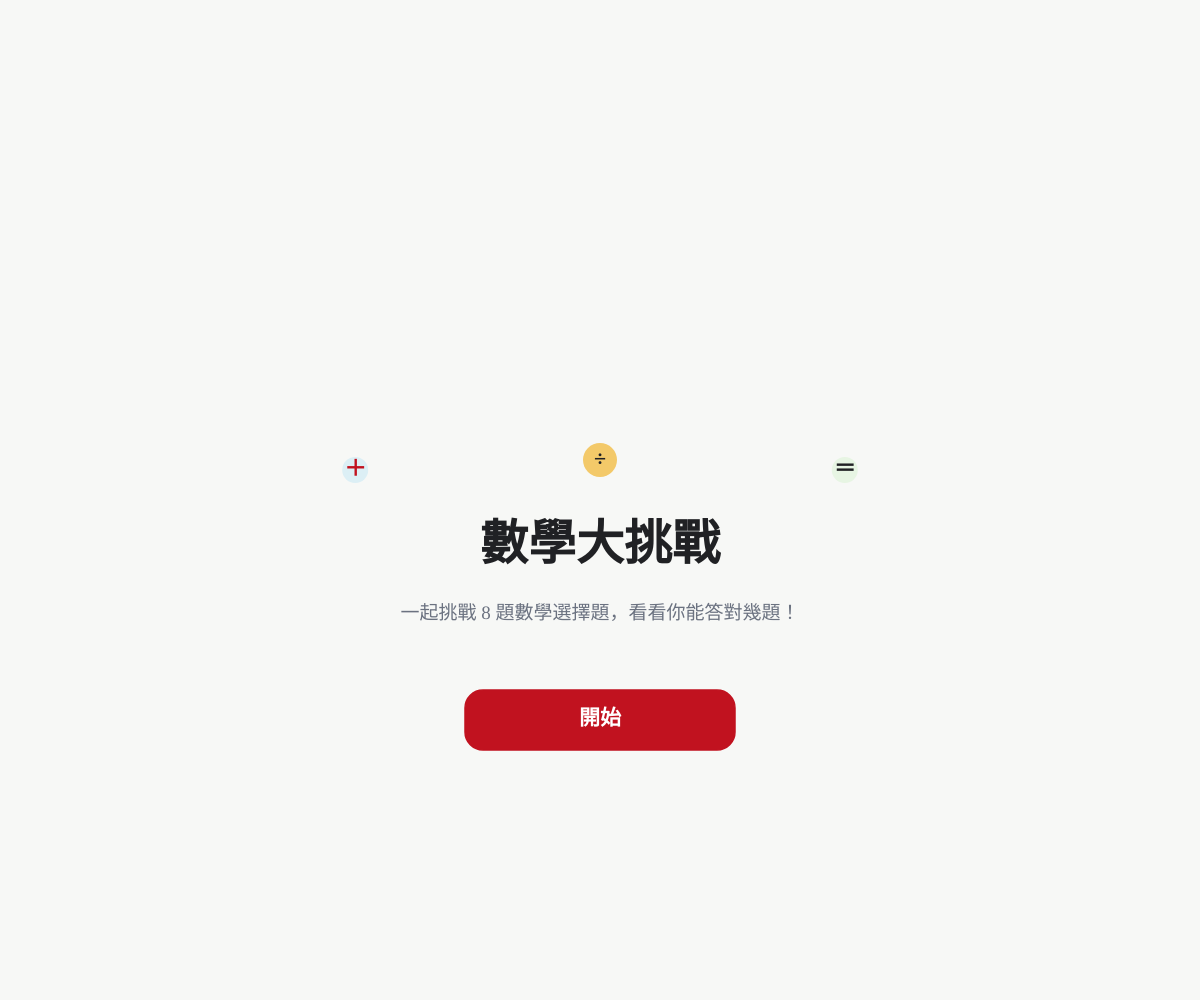
Frame 1 (no input)
Frame 60 (no input): identical to frame 1, image omitted
Frame 120 (the mouse pressed at the canvas centre since frame 60): identical to frame 1, image omitted

The p5.js sketch that drew this single still picture (run headless with seeded random() and noise() and a simulated clock; from frame 60 on, the mouse is pressed at the canvas centre):

// p5.js sketch
// ── sketch.js
// ============================== 數學大挑戰 ==============================
// 本檔案可直接貼入 p5.js Web Editor 的 sketch.js。
// 程式不依賴外部圖片、CSS、JavaScript、網路或其他檔案。

// ------------------------------ 固定設定 ------------------------------
const FONT_FAMILY = "Noto Sans TC, Microsoft JhengHei, sans-serif"; // 設定繁體中文優先字體。
const TOTAL_QUESTIONS = 8; // 設定測驗總題數。
const START_STATE = "start"; // 設定開始畫面的狀態名稱。
const QUIZ_STATE = "quiz"; // 設定作答畫面的狀態名稱。
const RESULT_STATE = "result"; // 設定成績畫面的狀態名稱。

const BG_COLOR = "#F7F8F6"; // 設定整體背景色。
const WHITE_COLOR = "#FFFFFF"; // 設定白色。
const TEXT_COLOR = "#202124"; // 設定主要文字色。
const MUTED_COLOR = "#6B7280"; // 設定次要文字色。
const RED_COLOR = "#C1121F"; // 設定主要紅色。
const RED_LIGHT_COLOR = "#FDE8E8"; // 設定答錯淡紅色。
const GREEN_COLOR = "#5E9F4D"; // 設定答對綠色。
const GREEN_LIGHT_COLOR = "#E7F5E3"; // 設定答對淡綠色。
const YELLOW_COLOR = "#F3C969"; // 設定黃色裝飾色。
const BLUE_LIGHT_COLOR = "#DCEFF5"; // 設定淡藍色裝飾色。
const BORDER_COLOR = "#E5E7EB"; // 設定邊框色。

// ------------------------------ 題目資料 ------------------------------
const questions = [
  { question: "356 + 278 = ?", options: ["635", "634", "632", "644"], answer: "634", explanation: "個位數相加超過 9，要進位。" },
  { question: "825 - 467 = ?", options: ["358", "348", "359", "357"], answer: "358", explanation: "個位數不夠減，要向十位借位。" },
  { question: "36 × 7 = ?", options: ["232", "242", "252", "262"], answer: "252", explanation: "7 乘以 6 得 42，要進位。" },
  { question: "648 ÷ 8 = ?", options: ["91", "71", "61", "81"], answer: "81", explanation: "8 × 81 = 648。" },
  { question: "125 + 36 × 4 = ?", options: ["259", "249", "269", "279"], answer: "269", explanation: "先乘除後加減：36 × 4 = 144，再加 125。" },
  { question: "(240 - 120) ÷ 6 + 35 = ?", options: ["56", "55", "54", "53"], answer: "55", explanation: "先算括號，再除法，最後加法。" },
  { question: "72 ÷ 8 + 6 × 3 = ?", options: ["27", "24", "30", "21"], answer: "27", explanation: "先做除法與乘法：72 ÷ 8 = 9、6 × 3 = 18，最後 9 + 18 = 27。" },
  { question: "450 - 125 + 36 = ?", options: ["361", "371", "381", "391"], answer: "361", explanation: "加減同級，依照由左到右計算：450 - 125 = 325，再加 36 = 361。" }
];

// ------------------------------ 遊戲狀態 ------------------------------
let appState = START_STATE; // 儲存目前畫面狀態，刻意不使用 screen 避免與瀏覽器全域名稱衝突。
let quizQuestions = []; // 儲存本次測驗專用的題目副本，避免修改原始題庫。
let questionIndex = 0; // 儲存目前題目的索引。
let selectedIndex = -1; // 儲存使用者選擇的選項索引。
let score = 0; // 儲存目前答對題數。
let answered = false; // 記錄目前題目是否已作答。
let pointerX = -1; // 儲存最後一次滑鼠或觸控的畫布 X 座標。
let pointerY = -1; // 儲存最後一次滑鼠或觸控的畫布 Y 座標。
let pressedUntil = 0; // 儲存按鈕 pressed 視覺效果的結束時間。
let lastInputTime = -1000; // 儲存最近一次輸入時間，避免觸控重複觸發滑鼠事件。
let audioContext = null; // 儲存可選用的 Web Audio 音效環境。

// ------------------------------ p5.js 生命週期 ------------------------------
function setup() {
  // 建立全螢幕畫布，確保 setup 一定會先完成基本畫面初始化。
  const canvasRenderer = createCanvas(windowWidth, windowHeight);

  // 設定畫布的觸控與文字選取行為，不讓瀏覽器手勢搶走操作。
  if (canvasRenderer && canvasRenderer.elt) {
    canvasRenderer.elt.style.touchAction = "none";
    canvasRenderer.elt.style.userSelect = "none";
    canvasRenderer.elt.setAttribute("aria-label", "數學大挑戰八題數學選擇題測驗");
  }

  // 設定所有繪圖函式共用的基本文字與矩形模式。
  textFont(FONT_FAMILY);
  textAlign(CENTER, CENTER);
  rectMode(CORNER);
  noStroke();

  // 將初始指標放到畫布外，避免一開始誤觸 hover 狀態。
  pointerX = -1;
  pointerY = -1;

  // 新舊版本 p5.js 都能安全執行：有 describe 才呼叫它。
  if (typeof describe === "function") {
    describe("數學大挑戰，八題四選一數學測驗");
  }
}

function draw() {
  // 每一幀先清除畫面，確保不會殘留上一個狀態的圖形。
  background(BG_COLOR);

  // 根據目前狀態繪製其中一個畫面，避免同時繪製多個畫面。
  if (appState === START_STATE) {
    drawStartScreen();
  } else if (appState === QUIZ_STATE) {
    drawQuizScreen();
  } else if (appState === RESULT_STATE) {
    drawResultScreen();
  } else {
    // 若狀態意外失效，回到可顯示的開始畫面而不是讓畫面停止。
    appState = START_STATE;
    drawStartScreen();
  }
}

function windowResized() {
  // 視窗大小改變時重新調整畫布，維持全螢幕響應式效果。
  resizeCanvas(max(1, windowWidth), max(1, windowHeight));
}

// ------------------------------ 版面計算 ------------------------------
function getLayout() {
  // 依畫布寬度判斷手機或桌面版面。
  const narrow = width < 520;
  const margin = constrain(width * 0.07, 18, 56);
  const contentWidth = max(240, min(width - margin * 2, 720));
  const centerX = width / 2;
  const smallText = narrow ? 15 : 18;
  const bodyText = narrow ? 16 : 19;
  const buttonWidth = min(contentWidth * 0.62, 270);
  const buttonHeight = narrow ? 52 : 60;
  const top = narrow ? 28 : 36;
  const decorationY = top + 42;
  const decorationHeight = narrow ? 82 : 100;
  const questionY = decorationY + decorationHeight + (narrow ? 38 : 50);
  const optionHeight = narrow ? 52 : 60;
  const optionGap = narrow ? 12 : 15;
  const optionTop = questionY + (narrow ? 55 : 72);
  const optionAreas = [];

  // 用同一批資料同時繪製與判定四個選項，避免 hover 或點擊座標錯位。
  for (let i = 0; i < 4; i += 1) {
    optionAreas.push({
      x: centerX - contentWidth / 2,
      y: optionTop + i * (optionHeight + optionGap),
      width: contentWidth,
      height: optionHeight,
      radius: 14,
      textSize: narrow ? 18 : 22
    });
  }

  // 計算回饋區域與下一題按鈕位置。
  const feedbackY = optionTop + 4 * (optionHeight + optionGap) + (narrow ? 24 : 32);
  const answerY = feedbackY + (narrow ? 30 : 38);
  const explanationY = answerY + (narrow ? 28 : 36);
  const nextY = max(12, min(height - buttonHeight - 24, explanationY + (narrow ? 58 : 76)));
  const startY = max(12, min(height * 0.69, height - buttonHeight - 24));
  const resultTitleY = height * (narrow ? 0.20 : 0.24);
  const visualY = height * (narrow ? 0.52 : 0.53);
  const visualSize = narrow ? 132 : 164;
  const restartY = max(12, min(height - buttonHeight - 24, visualY + visualSize / 2 + (narrow ? 58 : 70)));

  // 回傳所有畫面需要的幾何資料。
  return {
    narrow,
    centerX,
    contentWidth,
    smallText,
    bodyText,
    decorationY,
    decorationHeight,
    questionY,
    optionAreas,
    feedbackY,
    answerY,
    explanationY,
    resultTitleY,
    visualY,
    visualSize,
    startButton: makeButton(centerX - buttonWidth / 2, startY, buttonWidth, buttonHeight, narrow),
    nextButton: makeButton(centerX - buttonWidth / 2, nextY, buttonWidth, buttonHeight, narrow),
    restartButton: makeButton(centerX - buttonWidth / 2, restartY, buttonWidth, buttonHeight, narrow)
  };
}

function makeButton(x, y, widthValue, heightValue, narrow) {
  // 建立繪製與點擊共用的固定按鈕資料。
  return {
    x,
    y,
    width: widthValue,
    height: heightValue,
    radius: 18,
    textSize: narrow ? 18 : 21
  };
}

// ------------------------------ 開始畫面 ------------------------------
function drawStartScreen() {
  // 取得目前畫布尺寸下的響應式版面。
  const layout = getLayout();
  const titleY = layout.startButton.y - (layout.narrow ? 125 : 142);
  const descriptionY = layout.startButton.y - (layout.narrow ? 68 : 76);

  // 繪製開始畫面的柔和數學裝飾。
  drawSoftDecoration(layout.centerX, layout.startButton.y - (layout.narrow ? 190 : 220), layout.contentWidth);

  // 繪製主標題。
  fill(TEXT_COLOR);
  textStyle(BOLD);
  textSize(layout.narrow ? 34 : 48);
  text("數學大挑戰", layout.centerX, titleY);

  // 繪製開始畫面的說明文字。
  textStyle(NORMAL);
  fill(MUTED_COLOR);
  textSize(layout.bodyText);
  drawWrappedText("一起挑戰 8 題數學選擇題，看看你能答對幾題！", layout.centerX, descriptionY, layout.contentWidth * 0.88, layout.bodyText * 1.65);

  // 繪製開始按鈕。
  drawButton("開始", layout.startButton);
}

function drawSoftDecoration(centerX, y, decorationWidth) {
  // 繪製開始畫面上的三個柔和圓點。
  fill(BLUE_LIGHT_COLOR);
  circle(centerX - decorationWidth * 0.34, y, 26);
  fill(YELLOW_COLOR);
  circle(centerX, y - 10, 34);
  fill(GREEN_LIGHT_COLOR);
  circle(centerX + decorationWidth * 0.34, y, 26);

  // 在圓點上繪製簡潔數學符號。
  fill(RED_COLOR);
  textStyle(BOLD);
  textSize(22);
  text("＋", centerX - decorationWidth * 0.34, y);
  fill(TEXT_COLOR);
  text("÷", centerX, y - 10);
  text("＝", centerX + decorationWidth * 0.34, y);
  textStyle(NORMAL);
}

// ------------------------------ 作答畫面 ------------------------------
function drawQuizScreen() {
  // 取得版面並保護題目索引，避免資料不存在造成繪圖停止。
  const layout = getLayout();
  const activeQuestions = quizQuestions.length === TOTAL_QUESTIONS ? quizQuestions : questions;
  const safeIndex = constrain(questionIndex, 0, activeQuestions.length - 1);
  const currentQuestion = activeQuestions[safeIndex];

  // 顯示目前題數。
  fill(MUTED_COLOR);
  textStyle(BOLD);
  textSize(layout.smallText);
  text(`第 ${safeIndex + 1} / ${TOTAL_QUESTIONS} 題`, layout.centerX, layout.narrow ? 28 : 36);
  textStyle(NORMAL);

  // 繪製進度條與數學裝飾。
  drawProgressBar(layout, safeIndex / TOTAL_QUESTIONS);
  drawMathDecoration(layout.centerX, layout.decorationY, layout.contentWidth, layout.decorationHeight);

  // 繪製題目文字。
  fill(TEXT_COLOR);
  textStyle(BOLD);
  textSize(layout.narrow ? 28 : 38);
  drawWrappedText(currentQuestion.question, layout.centerX, layout.questionY, layout.contentWidth * 0.9, (layout.narrow ? 28 : 38) * 1.35);
  textStyle(NORMAL);

  // 繪製四個選項。
  drawOptions(layout, currentQuestion);

  // 作答後才繪製結果回饋與下一題按鈕。
  if (answered) {
    drawFeedback(layout, currentQuestion);
  }
}

function drawProgressBar(layout, progress) {
  // 繪製進度條背景。
  noStroke();
  fill(BORDER_COLOR);
  drawRoundedRect(layout.centerX - layout.contentWidth / 2, layout.narrow ? 46 : 54, layout.contentWidth, 7, 4);

  // 繪製目前的完成進度。
  fill(YELLOW_COLOR);
  drawRoundedRect(layout.centerX - layout.contentWidth / 2, layout.narrow ? 46 : 54, layout.contentWidth * constrain(progress, 0, 1), 7, 4);
}

function drawMathDecoration(centerX, y, decorationWidth, decorationHeight) {
  // 繪製白色裝飾卡片。
  fill(WHITE_COLOR);
  drawRoundedRect(centerX - decorationWidth / 2, y, decorationWidth, decorationHeight, 20);

  // 繪製兩個彩色圓形。
  fill(BLUE_LIGHT_COLOR);
  circle(centerX - decorationWidth * 0.31, y + decorationHeight * 0.48, decorationHeight * 0.56);
  fill(YELLOW_COLOR);
  circle(centerX + decorationWidth * 0.31, y + decorationHeight * 0.48, decorationHeight * 0.56);

  // 繪製數學符號。
  textStyle(BOLD);
  textSize(decorationHeight * 0.38);
  fill(RED_COLOR);
  text("＋", centerX - decorationWidth * 0.31, y + decorationHeight * 0.47);
  fill(GREEN_COLOR);
  text("＝", centerX, y + decorationHeight * 0.47);
  fill(TEXT_COLOR);
  text("×", centerX + decorationWidth * 0.31, y + decorationHeight * 0.47);
  textStyle(NORMAL);
}

function drawOptions(layout, currentQuestion) {
  // 逐一繪製四個選項，hover 只改變顏色，不改變位置或大小。
  for (let i = 0; i < currentQuestion.options.length; i += 1) {
    const area = layout.optionAreas[i];
    const isCorrectOption = currentQuestion.options[i] === currentQuestion.answer;
    const isWrongChoice = answered && i === selectedIndex && !isCorrectOption;
    const isHovering = !answered && isInside(area);
    let backgroundColor = WHITE_COLOR;
    let borderColor = BORDER_COLOR;
    let optionTextColor = TEXT_COLOR;

    // 作答後標示正確答案與使用者答錯的選項。
    if (answered && isCorrectOption) {
      backgroundColor = GREEN_LIGHT_COLOR;
      borderColor = GREEN_COLOR;
    } else if (isWrongChoice) {
      backgroundColor = RED_LIGHT_COLOR;
      borderColor = RED_COLOR;
      optionTextColor = RED_COLOR;
    } else if (isHovering) {
      backgroundColor = mixColors(WHITE_COLOR, YELLOW_COLOR, 0.12);
    }

    // 繪製選項固定矩形與外框。
    fill(backgroundColor);
    stroke(borderColor);
    strokeWeight(isHovering ? 2.5 : 1.5);
    drawRoundedRect(area.x, area.y, area.width, area.height, area.radius);
    noStroke();

    // 繪製選項文字。
    fill(optionTextColor);
    textStyle(BOLD);
    textSize(area.textSize);
    text(`${i + 1}. ${currentQuestion.options[i]}`, area.x + area.width / 2, area.y + area.height / 2);
    textStyle(NORMAL);
  }
}

function drawFeedback(layout, currentQuestion) {
  // 判斷答案並選擇答對或答錯的顏色。
  const answerIsCorrect = currentQuestion.options[selectedIndex] === currentQuestion.answer;
  const feedbackColor = answerIsCorrect ? GREEN_COLOR : RED_COLOR;

  // 繪製答對或答錯標題。
  fill(feedbackColor);
  textStyle(BOLD);
  textSize(layout.narrow ? 24 : 30);
  text(answerIsCorrect ? "答對！" : "答錯！", layout.centerX, layout.feedbackY);
  textStyle(NORMAL);

  // 繪製正確答案。
  fill(TEXT_COLOR);
  textSize(layout.smallText);
  drawWrappedText(`正確答案：${currentQuestion.answer}`, layout.centerX, layout.answerY, layout.contentWidth * 0.9, layout.smallText * 1.55);

  // 繪製解說，並將解說限制在下一題按鈕上方。
  fill(MUTED_COLOR);
  const safeExplanationY = min(layout.explanationY, layout.nextButton.y - (layout.narrow ? 48 : 60));
  drawWrappedText(`解說：${currentQuestion.explanation}`, layout.centerX, safeExplanationY, layout.contentWidth * 0.88, layout.smallText * 1.55);

  // 繪製下一題按鈕。
  drawButton("下一題", layout.nextButton);
}

// ------------------------------ 成績畫面 ------------------------------
function drawResultScreen() {
  // 取得成績畫面的響應式版面。
  const layout = getLayout();
  const safeScore = constrain(score, 0, TOTAL_QUESTIONS);
  const progress = safeScore / TOTAL_QUESTIONS;

  // 顯示答對題數。
  fill(TEXT_COLOR);
  textStyle(BOLD);
  textSize(layout.narrow ? 28 : 40);
  text(`答對了 ${safeScore} / ${TOTAL_QUESTIONS} 題`, layout.centerX, layout.resultTitleY);
  textStyle(NORMAL);

  // 顯示依成績變化的鼓勵文字。
  fill(MUTED_COLOR);
  textSize(layout.bodyText);
  drawWrappedText(getEncouragement(safeScore), layout.centerX, layout.resultTitleY + (layout.narrow ? 56 : 70), layout.contentWidth * 0.9, layout.bodyText * 1.65);

  // 繪製圓形成績視覺化與重新開始按鈕。
  drawScoreVisual(layout, progress);
  drawButton("再玩一次？", layout.restartButton);
}

function drawScoreVisual(layout, progress) {
  // 繪製圓形進度背景。
  noFill();
  stroke(BORDER_COLOR);
  strokeWeight(12);
  arc(layout.centerX, layout.visualY, layout.visualSize, layout.visualSize, -HALF_PI, TWO_PI - HALF_PI);

  // 繪製代表答對比例的彩色圓弧。
  stroke(GREEN_COLOR);
  arc(layout.centerX, layout.visualY, layout.visualSize, layout.visualSize, -HALF_PI, -HALF_PI + TWO_PI * constrain(progress, 0, 1));
  noStroke();

  // 繪製百分比。
  fill(TEXT_COLOR);
  textStyle(BOLD);
  textSize(layout.narrow ? 24 : 30);
  text(`${Math.round(progress * 100)}%`, layout.centerX, layout.visualY);
  textStyle(NORMAL);
}

function getEncouragement(value) {
  // 依照分數回傳不同的鼓勵文字。
  if (value === TOTAL_QUESTIONS) {
    return "太厲害了！你是數學小天才！";
  }
  if (value >= 6) {
    return "表現非常棒！再挑戰一次，向滿分前進！";
  }
  if (value >= 3) {
    return "做得不錯！多練習幾次，你會越來越進步！";
  }
  return "別灰心！仔細看解說，再玩一次就會更熟悉！";
}

// ------------------------------ 共用繪圖函式 ------------------------------
function drawButton(label, button) {
  // hover 與 pressed 只改顏色，絕不改動按鈕幾何資料，因此按鈕不會消失。
  const hovering = isInside(button);
  const pressed = hovering && millis() < pressedUntil;
  const buttonColor = pressed ? mixColors(RED_COLOR, TEXT_COLOR, 0.16) : hovering ? mixColors(RED_COLOR, TEXT_COLOR, 0.10) : RED_COLOR;

  // 保存繪圖狀態，避免按鈕樣式影響其他圖形。
  push();
  fill(buttonColor);
  stroke(RED_COLOR);
  strokeWeight(1.5);
  drawRoundedRect(button.x, button.y, button.width, button.height, button.radius);
  noStroke();
  fill(WHITE_COLOR);
  textStyle(BOLD);
  textSize(button.textSize);
  text(label, button.x + button.width / 2, button.y + button.height / 2);
  pop();
}

function drawRoundedRect(x, y, widthValue, heightValue, radius) {
  // 使用 p5.js 原生 rect 繪製圓角矩形，避免依賴外部函式。
  rect(x, y, widthValue, heightValue, radius);
}

function drawWrappedText(content, centerX, centerY, maxWidth, lineHeight) {
  // 先依畫布文字寬度換行，再以整段文字的中心垂直排列。
  const lines = getWrappedLines(String(content), maxWidth);
  const firstLineY = centerY - (lines.length * lineHeight) / 2 + lineHeight / 2;
  for (let i = 0; i < lines.length; i += 1) {
    text(lines[i], centerX, firstLineY + i * lineHeight);
  }
}

function getWrappedLines(content, maxWidth) {
  // 以字元為單位換行，適合繁體中文與數學符號。
  const lines = [];
  let currentLine = "";
  const characters = Array.from(content);

  for (let i = 0; i < characters.length; i += 1) {
    const testLine = currentLine + characters[i];
    if (currentLine.length > 0 && textWidth(testLine) > maxWidth) {
      lines.push(currentLine);
      currentLine = characters[i];
    } else {
      currentLine = testLine;
    }
  }

  if (currentLine.length > 0) {
    lines.push(currentLine);
  }
  return lines.length > 0 ? lines : [""];
}

function mixColors(firstColor, secondColor, amount) {
  // 使用 p5.js 的顏色混合功能建立穩定 hover 顏色。
  return lerpColor(color(firstColor), color(secondColor), constrain(amount, 0, 1));
}

// ------------------------------ 滑鼠與觸控 ------------------------------
function mouseMoved(event) {
  // 只更新指標位置，不在 hover 時改動任何按鈕資料。
  const point = getPointerPosition(event);
  pointerX = point.x;
  pointerY = point.y;
}

function mouseOut() {
  // 滑鼠離開畫布時清除 hover。
  pointerX = -1;
  pointerY = -1;
}

function mousePressed(event) {
  // 將滑鼠座標交給統一輸入流程。
  const point = getPointerPosition(event);
  handleInput(point.x, point.y, "mouse");
}

function touchStarted(event) {
  // 將觸控座標交給同一套輸入流程，確保手機與滑鼠行為一致。
  const point = getPointerPosition(event);
  handleInput(point.x, point.y, "touch");
}

function getPointerPosition(event) {
  // 先嘗試讀取觸控事件中的第一個觸控點。
  let clientX = null;
  let clientY = null;
  const touchList = event && (event.changedTouches || event.touches);

  if (touchList && touchList.length > 0) {
    clientX = Number(touchList[0].clientX);
    clientY = Number(touchList[0].clientY);
  } else if (event && Number.isFinite(event.clientX) && Number.isFinite(event.clientY)) {
    // 沒有觸控點時讀取滑鼠事件座標。
    clientX = Number(event.clientX);
    clientY = Number(event.clientY);
  }

  // 如果事件沒有瀏覽器座標，使用 p5.js 提供的滑鼠座標作為備援。
  if (!Number.isFinite(clientX) || !Number.isFinite(clientY)) {
    return {
      x: Number.isFinite(mouseX) ? mouseX : -1,
      y: Number.isFinite(mouseY) ? mouseY : -1
    };
  }

  // 取得目前畫布元素，支援畫布被 CSS 縮放的情況。
  const canvasElement = document.querySelector("canvas");
  if (!canvasElement) {
    return { x: constrain(clientX, 0, width), y: constrain(clientY, 0, height) };
  }

  const bounds = canvasElement.getBoundingClientRect();
  if (bounds.width <= 0 || bounds.height <= 0) {
    return { x: constrain(clientX, 0, width), y: constrain(clientY, 0, height) };
  }

  // 將瀏覽器座標換算成 p5.js 畫布座標。
  const scaleX = width / bounds.width;
  const scaleY = height / bounds.height;
  return {
    x: constrain((clientX - bounds.left) * scaleX, 0, width),
    y: constrain((clientY - bounds.top) * scaleY, 0, height)
  };
}

function handleInput(x, y, source) {
  // 忽略觸控後約 250 毫秒內產生的重複滑鼠事件。
  const now = millis();
  if (source !== "keyboard" && now - lastInputTime < 250) {
    return;
  }

  // 更新輸入狀態與 pressed 視覺效果。
  lastInputTime = now;
  pointerX = x;
  pointerY = y;
  pressedUntil = now + 140;

  // 依畫面狀態處理點擊。
  if (appState === START_STATE) {
    handleStartInput();
  } else if (appState === QUIZ_STATE) {
    handleQuizInput();
  } else if (appState === RESULT_STATE) {
    handleResultInput();
  }
}

function isInside(area, x = pointerX, y = pointerY) {
  // 使用繪製本身的矩形作為唯一命中範圍，避免 hover 與點擊座標不一致。
  return x >= area.x && x <= area.x + area.width && y >= area.y && y <= area.y + area.height;
}

// ------------------------------ 測驗流程 ------------------------------
function handleStartInput() {
  // 點擊開始按鈕後初始化並進入第一題。
  const layout = getLayout();
  if (isInside(layout.startButton)) {
    startQuiz();
    playSound(true);
  }
}

function handleQuizInput() {
  // 作答後只接受下一題按鈕，防止同一題重複計分。
  const layout = getLayout();
  if (answered) {
    if (isInside(layout.nextButton)) {
      goToNextQuestion();
    }
    return;
  }

  // 尚未作答時檢查四個選項。
  for (let i = 0; i < layout.optionAreas.length; i += 1) {
    if (isInside(layout.optionAreas[i])) {
      chooseAnswer(i);
      return;
    }
  }
}

function handleResultInput() {
  // 點擊再玩一次後回到乾淨的開始狀態。
  const layout = getLayout();
  if (isInside(layout.restartButton)) {
    resetQuiz();
    playSound(true);
  }
}

function createQuizQuestions() {
  // 複製每一題的資料與選項，確保原始題庫永遠不會被 shuffle() 改動。
  return questions.map((question) => {
    const questionCopy = {
      ...question,
      options: shuffle([...question.options])
    };
    return questionCopy;
  });
}

function startQuiz() {
  // 開始新一輪測驗時才建立副本並重新打亂每題選項。
  quizQuestions = createQuizQuestions();
  appState = QUIZ_STATE;
  questionIndex = 0;
  selectedIndex = -1;
  score = 0;
  answered = false;
}

function resetQuiz() {
  // 清除所有答題資料並回到開始畫面。
  appState = START_STATE;
  questionIndex = 0;
  selectedIndex = -1;
  score = 0;
  answered = false;
}

function chooseAnswer(index) {
  // 只接受有效的選項索引，避免未定義資料造成錯誤。
  const currentQuestion = quizQuestions[questionIndex];
  if (!currentQuestion || index < 0 || index >= currentQuestion.options.length || answered) {
    return;
  }

  // 記錄選項並鎖定本題。
  selectedIndex = index;
  answered = true;
  const answerIsCorrect = currentQuestion.options[index] === currentQuestion.answer;
  if (answerIsCorrect) {
    score += 1;
  }

  // 答題後播放安全的簡單音效。
  playSound(answerIsCorrect);
}

function goToNextQuestion() {
  // 最後一題完成後切換成績頁。
  if (questionIndex >= TOTAL_QUESTIONS - 1) {
    appState = RESULT_STATE;
    return;
  }

  // 其他情況切換到下一題並清除上一題狀態。
  questionIndex += 1;
  selectedIndex = -1;
  answered = false;
}

// ------------------------------ 簡單音效 ------------------------------
function playSound(correct) {
  // 音效完全可選，任何瀏覽器音效限制都不應影響測驗畫面。
  try {
    const AudioClass = window.AudioContext || window.webkitAudioContext;
    if (!AudioClass) {
      return;
    }

    // 第一次使用時才建立音效環境，符合瀏覽器使用者操作限制。
    if (!audioContext) {
      audioContext = new AudioClass();
    }
    if (audioContext.state === "suspended" && typeof audioContext.resume === "function") {
      audioContext.resume().catch(() => {});
    }

    // 建立振盪器與音量控制器。
    const oscillator = audioContext.createOscillator();
    const gain = audioContext.createGain();
    const now = audioContext.currentTime;
    oscillator.type = "sine";
    oscillator.frequency.setValueAtTime(correct ? 660 : 220, now);
    oscillator.frequency.exponentialRampToValueAtTime(correct ? 880 : 150, now + 0.16);
    gain.gain.setValueAtTime(0.0001, now);
    gain.gain.exponentialRampToValueAtTime(0.12, now + 0.015);
    gain.gain.exponentialRampToValueAtTime(0.0001, now + 0.22);
    oscillator.connect(gain);
    gain.connect(audioContext.destination);
    oscillator.start(now);
    oscillator.stop(now + 0.23);
  } catch (error) {
    // 音效失敗時靜默停用，不讓例外中斷 draw 或互動流程。
    audioContext = null;
  }
}
